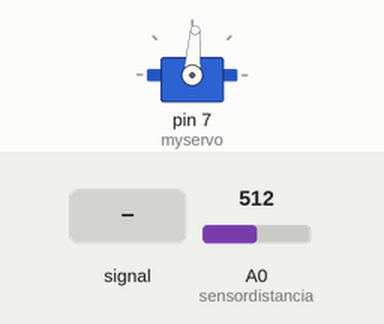
Bench run of a sketch on a simulated Arduino Uno, built with avr-gcc and run on an emulated ATmega328P. On the bench: servo. Inputs (shaded band) come from the test bench; at power-on: A0 (sensordistancia) = 512. What the sketch prints to the serial monitor is not drawn.

Above: at 1.2 s.
1.3 s: A0 (sensordistancia) fed a 200 Hz sine of ±255 counts around its level
4.3 s: A0 (sensordistancia) set to 716
5.8 s: A0 (sensordistancia) set to 701
7.3 s: A0 (sensordistancia) set to 680
9.1 s: A0 (sensordistancia) fed a 2 Hz sine of ±306 counts around its level
12.1 s: A0 (sensordistancia) set to 511
Timing chart, 0 to 37.7 s (numbered marks = the images above; inputs shaded):
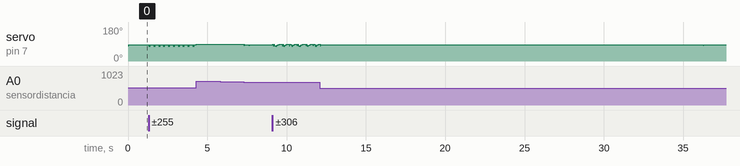

Measured:
- after the input at 7.3 s, servo on pin 7 (myservo): 88° → 87° at once

The sketch:

LQR.ino
```cpp
#include <Servo.h>
Servo myservo;
const int sensordistancia = A0;
long D_cm0, D_cmf;
long Setpointpos , Setpointpo , Setpointvel, dt, vel , errorD, u1, u2, utotal;
long t0 , tf ;
long i, n , grados;
//long k[] = { -3.5886,  -11.4550,   47.0209,   10.0045};
long k[] = { -7.0886,  -33.4550,   47.0209,   10.0045};
void setup()
{
  myservo.attach(7);
  Serial.begin(9600);
  Setpointpos = 20;
  dt = 1;
}

void loop()
{
  t0 = millis(); //tiempo antes de iniciar la lectura
  dt = (tf - t0);
  D_cm0 = distancia(100);
  vel = (D_cmf - D_cm0) / dt;
  Setpointpo = Setpointpos/4;
  errorD = D_cm0 - Setpointpo;
  Serial.println(float(utotal));
  /***** LEY DE CONTROL ************/
  u1 = -k[0] * errorD;
  u2 = -k[1] * vel;
  /********************************/
  utotal = u1 + u2;
  grados = map (utotal , -180 , 220 , 1600 , 1200 );
  if (grados<1600 and grados > 1200){
  myservo.writeMicroseconds(grados);
  Serial.println(utotal);
  D_cmf = distancia(100);
  tf = millis();}
}

float distancia(float n)
{
  long suma = 0;
  long lectura;
  long cm;
  for (int i = 0; i < n; i++)
  {
    lectura = analogRead(sensordistancia); // lectura del sensor 0
    suma = suma + lectura;
  }
  long adc = suma / n;
  cm = pow(3027.4 / adc, 1.2134); // conversión a centímetros
  return (cm);
}
```
